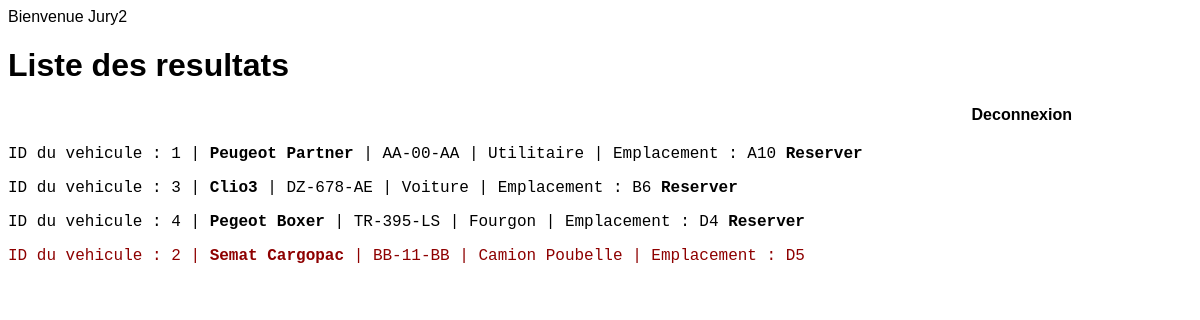
The page /admin/modif.php (signed in) on the database its author committed.
### tables this page shows
CREATE TABLE IF NOT EXISTS `vehicules` (
  `idvehicule` tinyint NOT NULL AUTO_INCREMENT,
  `modele` varchar(40) NOT NULL,
  `carburant` varchar(10) NOT NULL,
  `plaque` varchar(9) NOT NULL,
  `type` tinyint NOT NULL,
  `statut` tinyint(1) NOT NULL,
  `Anneecontrole` date NOT NULL,
  `Description` varchar(100) NOT NULL,
  `emplacement` varchar(4) NOT NULL,
  PRIMARY KEY (`idvehicule`)
);

CREATE TABLE IF NOT EXISTS `type_vehicule` (
  `idtype` tinyint NOT NULL AUTO_INCREMENT,
  `intitule` varchar(40) NOT NULL,
  PRIMARY KEY (`idtype`)
);

### admin/modif.php (the view, shortened to what this page needs)
<?php
require_once("session.php");
include("../admin/connexion.php");
$sql = "SELECT idvehicule, modele, carburant, plaque, statut, Anneecontrole, Description, emplacement,intitule
        FROM  vehicules
        inner join type_vehicule on type_vehicule.idtype = vehicules.idvehicule
        ORDER BY statut";
$resultat = mysqli_query($bdd, $sql);
?>
<!DOCTYPE html>
<html lang="fr">
    <head>
    <link href="../css/style-admin.css" rel="stylesheet">
	</head>
<body>
  <h1>Liste des resultats</h1>
  <h4><a href="Logout.php">Deconnexion</a> </h4>
  <section>
  <?php
  while($donnees = mysqli_fetch_assoc($resultat))
  {
    $idvehicule=$donnees['idvehicule'];
    $modele=$donnees['modele'];
    $plaque=$donnees['plaque'];
    $intitule=$donnees['intitule'];
    $statut=$donnees['statut'];
    $emplacement=$donnees['emplacement'];
    echo  '<p class="liste" data-statut="'.$statut.'">ID du vehicule : '.$idvehicule.' | <strong>'.$modele.'</strong> | '.$plaque.' | '.$intitule.' | Emplacement : '.$emplacement.'
    <a class="lien" href="detail-modif.php?id='.$idvehicule.'"> <strong>Reserver </strong></a></p>'."\n";
  }
  ?>
  </section>
</body>
</html>

### admin/session.php (shortened to what this page needs)
<?php
  if (isset($_SESSION['nx']) && ($_SESSION['nx']==1)) {
    echo $_SESSION['nom'];
  }
else {
  header('Location:../index.php');
;
}
?>

### css/style-admin.css (style rules this page uses)
html { --lienoff:rgb(255, 255, 255); }
body { font-family: 'Oswald', sans-serif; background-color: rgb(255, 255, 255); }
a { color: rgb(0, 0, 0); text-decoration: none; background-image: linear-gradient(var(--lien), var(--lienoff)); background-size: 100% 4px, 0 2px; background-position: 100% 100%, 0 100%; background-repeat: no-repeat; transition: background-size .5s linear; }
p[data-statut='1'] { color:rgb(142, 0, 0); }

### admin/modif.php (style rules this page uses)
.liste { font-family:courier; }
h4 { text-align: right; padding-right: 10vw; }

### rows shown on the page
vehicules: idvehicule "1", modele "Peugeot Partner", plaque "AA-00-AA", type_vehicule.intitule "Utilitaire", emplacement "A10"
vehicules: idvehicule "3", modele "Clio3", plaque "DZ-678-AE", type_vehicule.intitule "Voiture", emplacement "B6"
vehicules: idvehicule "4", modele "Pegeot Boxer", plaque "TR-395-LS", type_vehicule.intitule "Fourgon", emplacement "D4"
vehicules: idvehicule "2", modele "Semat Cargopac", plaque "BB-11-BB", type_vehicule.intitule "Camion Poubelle", emplacement "D5"

### other values the page prints
$_SESSION['nom'] "Jury2"
